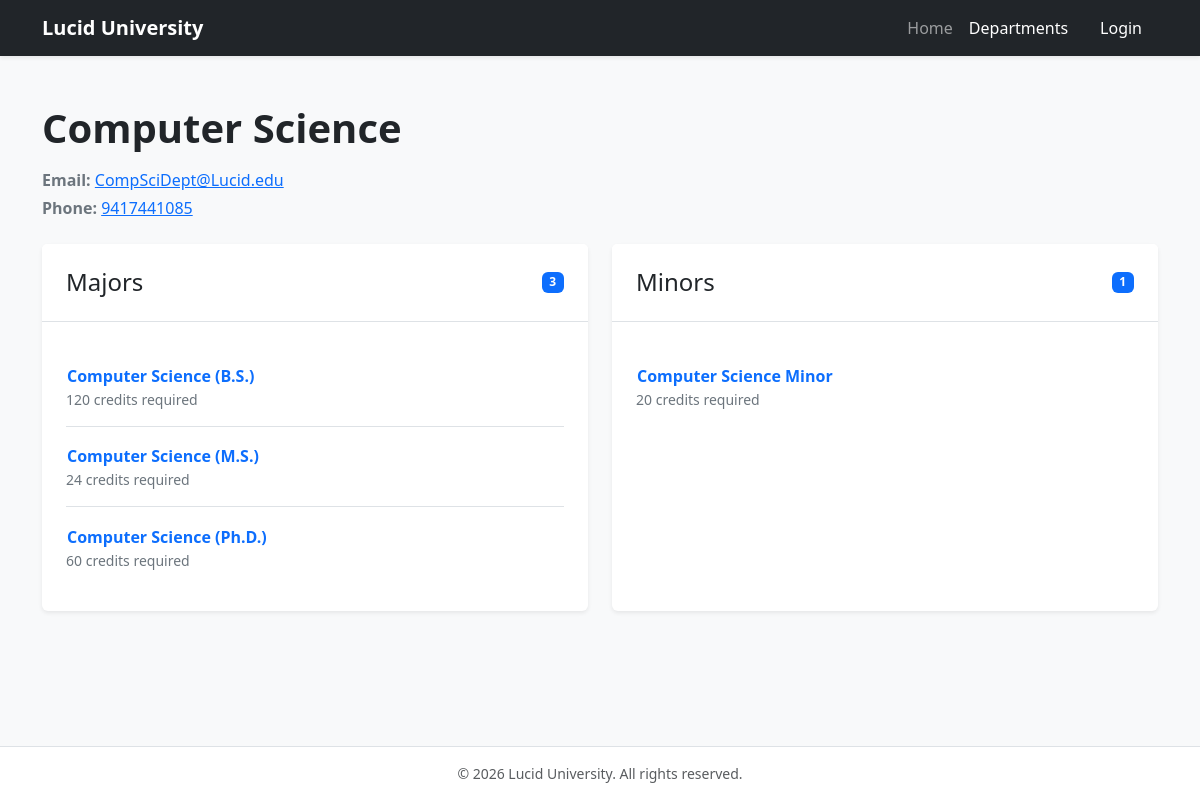
Page /department_details.php?department_id=1 on the committed database.
### tables this page shows
CREATE TABLE IF NOT EXISTS DEPARTMENT (
    Department_ID INT NOT NULL,
    Department_Name VARCHAR(100) NOT NULL,
    Department_Email VARCHAR(100) NOT NULL,
    Department_Phone VARCHAR(15) NOT NULL,
    Office_ID VARCHAR(15),
    Chair_ID INT,
    PRIMARY KEY (Department_ID),
    FOREIGN KEY (Office_ID) REFERENCES OFFICE(Office_ID) ON DELETE SET NULL,
    FOREIGN KEY (Chair_ID) REFERENCES FACULTY(Faculty_ID) ON DELETE SET NULL
);

CREATE TABLE IF NOT EXISTS MAJORS (
    Major_ID INT NOT NULL,
    Department_ID INT NOT NULL,
    Major_Name VARCHAR(100) NOT NULL,
    Program_Level ENUM('Undergraduate', 'Graduate', 'Ph.D.') NOT NULL DEFAULT 'Undergraduate',
    No_Credits_Required INT NOT NULL,
    PRIMARY KEY (Major_ID),
    FOREIGN KEY (Department_ID) REFERENCES DEPARTMENT(Department_ID) ON DELETE CASCADE
);

CREATE TABLE IF NOT EXISTS MINORS (
    Minor_ID INT NOT NULL,
    Department_ID INT NOT NULL,
    Minor_Name VARCHAR(100) NOT NULL,
    Program_Level ENUM('Undergraduate', 'Graduate', 'Ph.D.') NOT NULL DEFAULT 'Undergraduate',
    No_Credits_Required INT NOT NULL,
    PRIMARY KEY (Minor_ID),
    FOREIGN KEY (Department_ID) REFERENCES DEPARTMENT(Department_ID) ON DELETE CASCADE
);

### includes/department_helpers.php (called while the page is built, shortened)
<?php
require_once __DIR__ . '/ui_helpers.php';
function getDepartmentById(mysqli $conn, int $departmentId): ?array
{
    $stmt = $conn->prepare(
        'SELECT Department_ID, Department_Name, Department_Email, Department_Phone
         FROM DEPARTMENT
         WHERE Department_ID = ?'
    );
    $stmt->bind_param('i', $departmentId);
    $stmt->execute();
    $department = $stmt->get_result()->fetch_assoc();
    return $department ?: null;
}
function getMajorsByDepartment(mysqli $conn, int $departmentId): array
{
    $stmt = $conn->prepare(
        'SELECT Major_ID, Major_Name, No_Credits_Required
         FROM MAJORS
         WHERE Department_ID = ?
         ORDER BY Major_Name ASC'
    );
    $stmt->bind_param('i', $departmentId);
    $stmt->execute();
    $majors = $stmt->get_result()->fetch_all(MYSQLI_ASSOC);
    return $majors;
}
function getMinorsByDepartment(mysqli $conn, int $departmentId): array
{
    $stmt = $conn->prepare(
        'SELECT Minor_ID, Minor_Name, No_Credits_Required
         FROM MINORS
         WHERE Department_ID = ?
         ORDER BY Minor_Name ASC'
    );
    $stmt->bind_param('i', $departmentId);
    $stmt->execute();
    $minors = $stmt->get_result()->fetch_all(MYSQLI_ASSOC);
    return $minors;
}

### includes/ui_helpers.php (called while the page is built, shortened)
<?php
function escapeHtml(mixed $value): string {
    return htmlspecialchars((string)$value, ENT_QUOTES, 'UTF-8');
}

### department_details.php (shortened to what this page needs)
<?php
require_once __DIR__ . '/includes/department_helpers.php';
$department = null;
$majors = [];
$minors = [];
$errorMessage = null;
$departmentId = filter_input(
    INPUT_GET,
    'department_id',
    FILTER_VALIDATE_INT,
    ['options' => ['min_range' => 1]]
);
if ($departmentId === null || $departmentId === false) {
    http_response_code(400);
    $errorMessage = 'Please select a valid department from the department directory.';
} else {
    try {
        require_once __DIR__ . '/db_connect.php';
        $department = getDepartmentById($conn, $departmentId);
        if ($department === null) {
            http_response_code(404);
            $errorMessage = 'That department could not be found.';
        } else {
            $majors = getMajorsByDepartment($conn, $departmentId);
            $minors = getMinorsByDepartment($conn, $departmentId);
        }
    } catch (Throwable $e) {
        error_log('Department details error: ' . $e->getMessage());
        http_response_code(503);
        $errorMessage = 'Department information is temporarily unavailable. Please try again later.';
    }
}
?>
<!DOCTYPE html>
<html lang="en">
<head>
    <link href="https://cdn.jsdelivr.net/npm/bootstrap@5.3.3/dist/css/bootstrap.min.css" rel="stylesheet">
</head>
<body class="bg-light d-flex flex-column min-vh-100">
    <nav class="navbar navbar-expand-lg navbar-dark bg-dark shadow-sm">
        <div class="container">
            <a class="navbar-brand fw-bold" href="index.html">Lucid University</a>
            <div class="collapse navbar-collapse" id="publicNav">
                <ul class="navbar-nav ms-auto mb-2 mb-lg-0">
                    <li class="nav-item">
                        <a class="nav-link" href="index.html">Home</a>
                    </li>
                    <li class="nav-item">
                        <a class="nav-link active" aria-current="page" href="view_departments.php">Departments</a>
                    </li>
                    <li class="nav-item">
                        <a class="nav-link btn btn-outline-light btn-sm ms-lg-2 px-3 text-white" href="login.php">Login</a>
                    </li>
                </ul>
            </div>
        </div>
    </nav>
    <main class="container py-5 flex-grow-1">
        <?php if ($errorMessage !== null): ?>
            <div class="alert alert-warning" role="alert"><?= escapeHtml($errorMessage) ?></div>
            <a class="btn btn-outline-primary" href="view_departments.php">Back to Departments</a>
        <?php else: ?>
            <div class="mb-4">
                <h1 class="display-6 fw-bold text-dark mb-3"><?= escapeHtml($department['Department_Name']) ?></h1>
                <p class="text-secondary mb-1">
                    <strong>Email:</strong>
                    <a href="mailto:<?= escapeHtml($department['Department_Email']) ?>">
                        <?= escapeHtml($department['Department_Email']) ?>
                    </a>
                </p>
                <p class="text-secondary mb-0">
                    <strong>Phone:</strong>
                    <a href="tel:<?= escapeHtml(preg_replace('/[^0-9+]/', '', $department['Department_Phone'])) ?>">
                        <?= escapeHtml($department['Department_Phone']) ?>
                    </a>
                </p>
            </div>
            <div class="row g-4">
                <section class="col-lg-6" aria-labelledby="majors-heading">
                    <div class="card shadow-sm border-0 h-100">
                        <div class="card-header bg-white p-4 border-bottom d-flex justify-content-between align-items-center">
                            <h2 class="h4 mb-0" id="majors-heading">Majors</h2>
                            <span class="badge text-bg-primary"><?= count($majors) ?></span>
                        </div>
                        <div class="card-body p-4">
                            <?php if (empty($majors)): ?>
                                <p class="text-secondary mb-0">No majors are currently listed for this department.</p>
                            <?php else: ?>
                                <ul class="list-group list-group-flush">
                                    <?php foreach ($majors as $major): ?>
                                        <li class="list-group-item px-0 py-3">
                                            <button type="button"
                                                class="btn btn-link text-start text-decoration-none fw-semibold p-0"
                                                data-bs-toggle="modal"
                                                data-bs-target="#majorCoursesModal-<?= (int) $major['Major_ID'] ?>">
                                                <?= escapeHtml($major['Major_Name']) ?>
                                            </button>
                                            <div class="text-secondary small">
                                                <?= (int) $major['No_Credits_Required'] ?> credits required
                                            </div>
                                        </li>
                                    <?php endforeach; ?>
                                </ul>
                            <?php endif; ?>
                        </div>
                    </div>
                </section>
                <section class="col-lg-6" aria-labelledby="minors-heading">
                    <div class="card shadow-sm border-0 h-100">
                        <div class="card-header bg-white p-4 border-bottom d-flex justify-content-between align-items-center">
                            <h2 class="h4 mb-0" id="minors-heading">Minors</h2>
                            <span class="badge text-bg-primary"><?= count($minors) ?></span>
                        </div>
                        <div class="card-body p-4">
                            <?php if (empty($minors)): ?>
                                <p class="text-secondary mb-0">No minors are currently listed for this department.</p>
                            <?php else: ?>
                                <ul class="list-group list-group-flush">
                                    <?php foreach ($minors as $minor): ?>
                                        <li class="list-group-item px-0 py-3">
                                            <button type="button"
                                                class="btn btn-link text-start text-decoration-none fw-semibold p-0"
                                                data-bs-toggle="modal"
                                                data-bs-target="#minorCoursesModal-<?= (int) $minor['Minor_ID'] ?>">
                                                <?= escapeHtml($minor['Minor_Name']) ?>
                                            </button>
                                            <div class="text-secondary small">
                                                <?= (int) $minor['No_Credits_Required'] ?> credits required
                                            </div>
                                        </li>
                                    <?php endforeach; ?>
                                </ul>
                            <?php endif; ?>
                        </div>
                    </div>
                </section>
            </div>
        <?php endif; ?>
    </main>
    <footer class="bg-white border-top py-3 mt-auto">
        <div class="container text-center text-muted small">
            &copy; <?= date('Y') ?> Lucid University. All rights reserved.
        </div>
    </footer>
</body>
</html>

### rows in the picture
department: Department_Name "Computer Science", Department_Email "CompSciDept@Lucid.edu", Department_Phone "9417441085"
majors: Major_Name "Computer Science (B.S.)", No_Credits_Required "120"
majors: Major_Name "Computer Science (M.S.)", No_Credits_Required "24"
majors: Major_Name "Computer Science (Ph.D.)", No_Credits_Required "60"
minors: Minor_Name "Computer Science Minor", No_Credits_Required "20"

### other values in the picture
count($majors) "3"
count($minors) "1"
